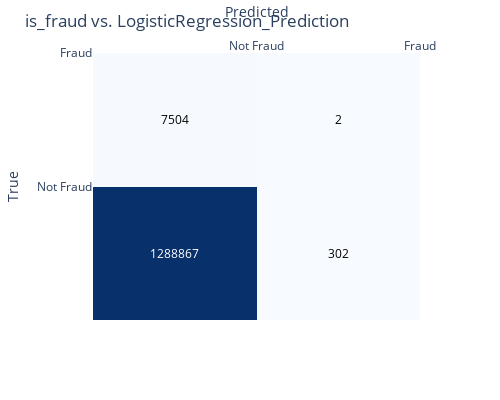
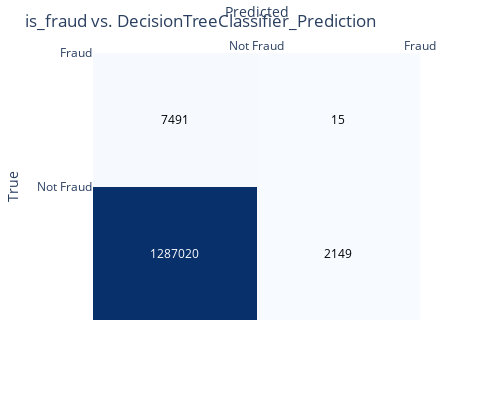
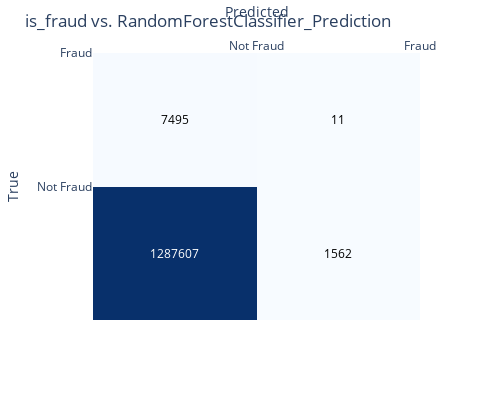
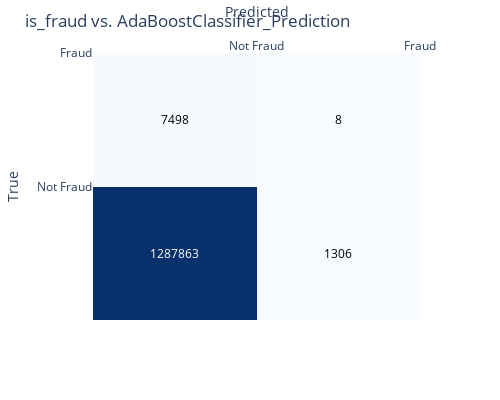

The code cell stored with these charts, in order, in its notebook:
### Code cell
def create_confusion_matrix_heatmap(title, true_labels, predicted_labels, width=500, height=400, margin_top=50):
    conf_matrix = confusion_matrix(true_labels, predicted_labels)

    heatmap = ff.create_annotated_heatmap(
        z=conf_matrix,
        x=['Not Fraud', 'Fraud'],
        y=['Not Fraud', 'Fraud'],
        colorscale='Blues',
        showscale=False
    )

    layout_settings = dict(
        xaxis=dict(title='Predicted', tickvals=[0.5, 1.5], ticktext=['Not Fraud', 'Fraud']),
        yaxis=dict(title='True', tickvals=[0.5, 1.5], ticktext=['Not Fraud', 'Fraud']),
        width=width,
        height=height,
        margin=dict(t=margin_top),
    )

    heatmap.update_layout(**layout_settings, title=title)
    return heatmap

prediction_columns = [
    'LogisticRegression_Prediction',
    'DecisionTreeClassifier_Prediction',
    'RandomForestClassifier_Prediction',
    'AdaBoostClassifier_Prediction',
    'GradientBoostingClassifier_Prediction'
]

for classifier_column in prediction_columns:
    heatmap = create_confusion_matrix_heatmap(
        title=f'is_fraud vs. {classifier_column}',
        true_labels=df_predictions['is_fraud'],
        predicted_labels=df_predictions[classifier_column]
    )
    heatmap.show()

### Figure 1 — Plotly figure (JSON) as saved in the notebook; plotly's stock layout.template omitted (floating-point values rounded to 4 significant figures)
{"data": [{"colorscale": [[0, "rgb(247,251,255)"], [0.125, "rgb(222,235,247)"], [0.25, "rgb(198,219,239)"], [0.375, "rgb(158,202,225)"], [0.5, "rgb(107,174,214)"], [0.625, "rgb(66,146,198)"], [0.75, "rgb(33,113,181)"], [0.875, "rgb(8,81,156)"], [1, "rgb(8,48,107)"]], "reversescale": false, "showscale": false, "type": "heatmap", "x": ["Not Fraud", "Fraud"], "y": ["Not Fraud", "Fraud"], "z": [[1288867, 302], [7504, 2]]}], "layout": {"annotations": [{"font": {"color": "#FFFFFF"}, "showarrow": false, "text": "1288867", "x": "Not Fraud", "xref": "x", "y": "Not Fraud", "yref": "y"}, {"font": {"color": "#000000"}, "showarrow": false, "text": "302", "x": "Fraud", "xref": "x", "y": "Not Fraud", "yref": "y"}, {"font": {"color": "#000000"}, "showarrow": false, "text": "7504", "x": "Not Fraud", "xref": "x", "y": "Fraud", "yref": "y"}, {"font": {"color": "#000000"}, "showarrow": false, "text": "2", "x": "Fraud", "xref": "x", "y": "Fraud", "yref": "y"}], "height": 400, "margin": {"t": 50}, "title": {"text": "is_fraud vs. LogisticRegression_Prediction"}, "width": 500, "xaxis": {"dtick": 1, "gridcolor": "rgb(0, 0, 0)", "side": "top", "ticks": "", "ticktext": ["Not Fraud", "Fraud"], "tickvals": [0.5, 1.5], "title": {"text": "Predicted"}}, "yaxis": {"dtick": 1, "ticks": "", "ticksuffix": "  ", "ticktext": ["Not Fraud", "Fraud"], "tickvals": [0.5, 1.5], "title": {"text": "True"}}}}

### Figure 2 — Plotly figure (JSON) as saved in the notebook; plotly's stock layout.template omitted (floating-point values rounded to 4 significant figures)
{"data": [{"colorscale": [[0, "rgb(247,251,255)"], [0.125, "rgb(222,235,247)"], [0.25, "rgb(198,219,239)"], [0.375, "rgb(158,202,225)"], [0.5, "rgb(107,174,214)"], [0.625, "rgb(66,146,198)"], [0.75, "rgb(33,113,181)"], [0.875, "rgb(8,81,156)"], [1, "rgb(8,48,107)"]], "reversescale": false, "showscale": false, "type": "heatmap", "x": ["Not Fraud", "Fraud"], "y": ["Not Fraud", "Fraud"], "z": [[1287020, 2149], [7491, 15]]}], "layout": {"annotations": [{"font": {"color": "#FFFFFF"}, "showarrow": false, "text": "1287020", "x": "Not Fraud", "xref": "x", "y": "Not Fraud", "yref": "y"}, {"font": {"color": "#000000"}, "showarrow": false, "text": "2149", "x": "Fraud", "xref": "x", "y": "Not Fraud", "yref": "y"}, {"font": {"color": "#000000"}, "showarrow": false, "text": "7491", "x": "Not Fraud", "xref": "x", "y": "Fraud", "yref": "y"}, {"font": {"color": "#000000"}, "showarrow": false, "text": "15", "x": "Fraud", "xref": "x", "y": "Fraud", "yref": "y"}], "height": 400, "margin": {"t": 50}, "title": {"text": "is_fraud vs. DecisionTreeClassifier_Prediction"}, "width": 500, "xaxis": {"dtick": 1, "gridcolor": "rgb(0, 0, 0)", "side": "top", "ticks": "", "ticktext": ["Not Fraud", "Fraud"], "tickvals": [0.5, 1.5], "title": {"text": "Predicted"}}, "yaxis": {"dtick": 1, "ticks": "", "ticksuffix": "  ", "ticktext": ["Not Fraud", "Fraud"], "tickvals": [0.5, 1.5], "title": {"text": "True"}}}}

### Figure 3 — Plotly figure (JSON) as saved in the notebook; plotly's stock layout.template omitted (floating-point values rounded to 4 significant figures)
{"data": [{"colorscale": [[0, "rgb(247,251,255)"], [0.125, "rgb(222,235,247)"], [0.25, "rgb(198,219,239)"], [0.375, "rgb(158,202,225)"], [0.5, "rgb(107,174,214)"], [0.625, "rgb(66,146,198)"], [0.75, "rgb(33,113,181)"], [0.875, "rgb(8,81,156)"], [1, "rgb(8,48,107)"]], "reversescale": false, "showscale": false, "type": "heatmap", "x": ["Not Fraud", "Fraud"], "y": ["Not Fraud", "Fraud"], "z": [[1287607, 1562], [7495, 11]]}], "layout": {"annotations": [{"font": {"color": "#FFFFFF"}, "showarrow": false, "text": "1287607", "x": "Not Fraud", "xref": "x", "y": "Not Fraud", "yref": "y"}, {"font": {"color": "#000000"}, "showarrow": false, "text": "1562", "x": "Fraud", "xref": "x", "y": "Not Fraud", "yref": "y"}, {"font": {"color": "#000000"}, "showarrow": false, "text": "7495", "x": "Not Fraud", "xref": "x", "y": "Fraud", "yref": "y"}, {"font": {"color": "#000000"}, "showarrow": false, "text": "11", "x": "Fraud", "xref": "x", "y": "Fraud", "yref": "y"}], "height": 400, "margin": {"t": 50}, "title": {"text": "is_fraud vs. RandomForestClassifier_Prediction"}, "width": 500, "xaxis": {"dtick": 1, "gridcolor": "rgb(0, 0, 0)", "side": "top", "ticks": "", "ticktext": ["Not Fraud", "Fraud"], "tickvals": [0.5, 1.5], "title": {"text": "Predicted"}}, "yaxis": {"dtick": 1, "ticks": "", "ticksuffix": "  ", "ticktext": ["Not Fraud", "Fraud"], "tickvals": [0.5, 1.5], "title": {"text": "True"}}}}

### Figure 4 — Plotly figure (JSON) as saved in the notebook; plotly's stock layout.template omitted (floating-point values rounded to 4 significant figures)
{"data": [{"colorscale": [[0, "rgb(247,251,255)"], [0.125, "rgb(222,235,247)"], [0.25, "rgb(198,219,239)"], [0.375, "rgb(158,202,225)"], [0.5, "rgb(107,174,214)"], [0.625, "rgb(66,146,198)"], [0.75, "rgb(33,113,181)"], [0.875, "rgb(8,81,156)"], [1, "rgb(8,48,107)"]], "reversescale": false, "showscale": false, "type": "heatmap", "x": ["Not Fraud", "Fraud"], "y": ["Not Fraud", "Fraud"], "z": [[1287863, 1306], [7498, 8]]}], "layout": {"annotations": [{"font": {"color": "#FFFFFF"}, "showarrow": false, "text": "1287863", "x": "Not Fraud", "xref": "x", "y": "Not Fraud", "yref": "y"}, {"font": {"color": "#000000"}, "showarrow": false, "text": "1306", "x": "Fraud", "xref": "x", "y": "Not Fraud", "yref": "y"}, {"font": {"color": "#000000"}, "showarrow": false, "text": "7498", "x": "Not Fraud", "xref": "x", "y": "Fraud", "yref": "y"}, {"font": {"color": "#000000"}, "showarrow": false, "text": "8", "x": "Fraud", "xref": "x", "y": "Fraud", "yref": "y"}], "height": 400, "margin": {"t": 50}, "title": {"text": "is_fraud vs. AdaBoostClassifier_Prediction"}, "width": 500, "xaxis": {"dtick": 1, "gridcolor": "rgb(0, 0, 0)", "side": "top", "ticks": "", "ticktext": ["Not Fraud", "Fraud"], "tickvals": [0.5, 1.5], "title": {"text": "Predicted"}}, "yaxis": {"dtick": 1, "ticks": "", "ticksuffix": "  ", "ticktext": ["Not Fraud", "Fraud"], "tickvals": [0.5, 1.5], "title": {"text": "True"}}}}
